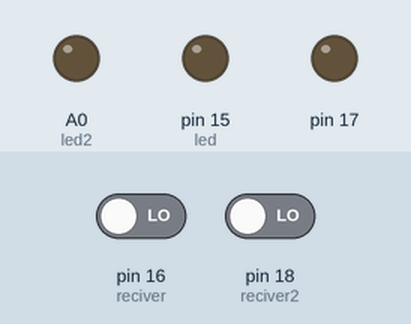
A sketch run on a simulated Arduino Uno, built with avr-gcc and run on an emulated ATmega328P. Parts: output pins drawn as LEDs (lit = HIGH). The inputs (shaded band) are chosen by the test bench; at power-on: pin 16 (reciver) LOW, pin 18 (reciver2) LOW.

Above: at 1.2 s.
1.3 s: pin 16 (reciver) driven HIGH
At 2.5 s:
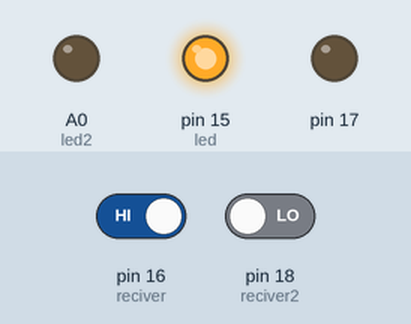
2.8 s: pin 18 (reciver2) driven HIGH
At 3.9 s:
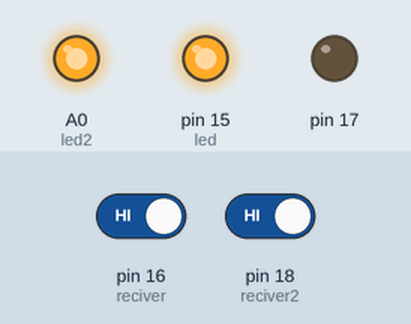
4.3 s: pin 16 (reciver) driven LOW
At 5.0 s:
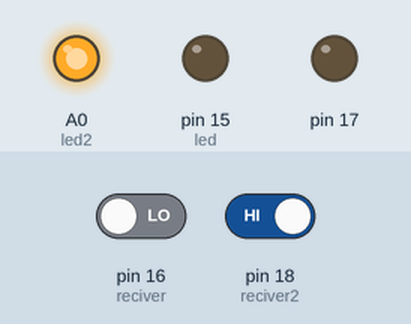
5.8 s: pin 18 (reciver2) driven LOW
At 6.2 s:
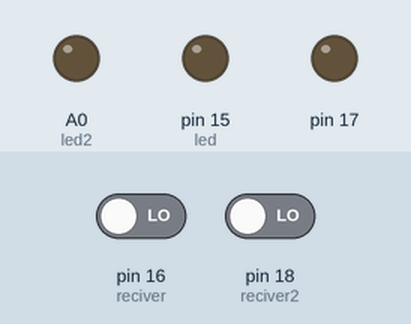
Timing chart, 0 to 8.3 s (numbered marks = the images above; inputs shaded):
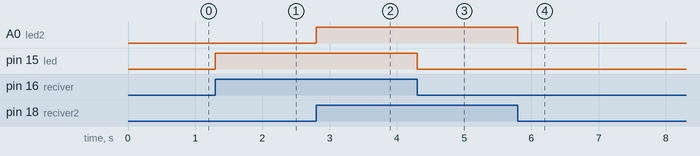

Measured:
- after the input at 1.3 s, pin 15 (led): LOW → HIGH at once
- after the input at 2.8 s, A0 (led2): LOW → HIGH at once
- after the input at 4.3 s, pin 15 (led): HIGH → LOW at once
- after the input at 5.8 s, A0 (led2): HIGH → LOW at once

The sketch:

tash_khat_ba_analog_2sensor.ino
```cpp
int reciver = 16;
int reciver2 = 18;
int led = 15;
int led2 = 14;
int sensorValue=0;
int ledValue=0;
void setup()
{
  Serial.begin(9600);

  pinMode(reciver , INPUT);
  pinMode(reciver2 , INPUT);

  pinMode(led2 , OUTPUT);
  pinMode(led , OUTPUT);

  digitalWrite(led2 , HIGH);
  digitalWrite(led , HIGH);
}


void loop()
{


  int reading = digitalRead(reciver);
  int reading2 = digitalRead(reciver2);

  sensorValue= (A0 );
  ledValue=map(sensorValue , 0,1023 ,0,255);
  analogWrite(17,ledValue);


  if (reading == HIGH)
  {
    digitalWrite(led , HIGH);
  }
  else if (reading == LOW)
  {
    digitalWrite(led , LOW);
  }


  if (reading2 == HIGH)
  {
    digitalWrite(led2 , HIGH);
  }
  else if (reading2 == LOW)
  {
    digitalWrite(led2 , LOW);
  }


}
```
